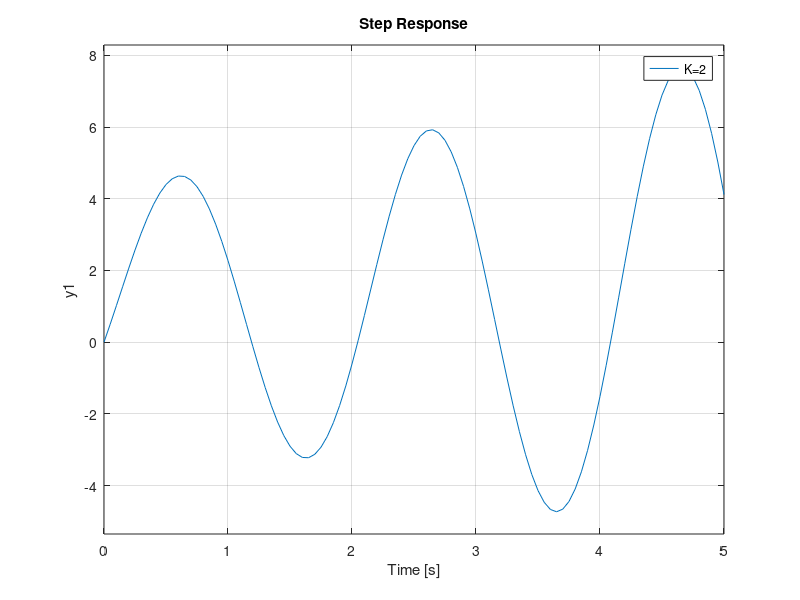

Source code (MATLAB):
s = tf('s')
G = (s + 1) / (s * (0.1*s - 1));
% rlocus(G)
% axis equal
hold on
K = [2,0.5,0.97];
step(feedback(K(1)*G, 1),5);
step(feedback(K(2)*G,1),5);
step(feedback(K(3)*G,1),5);
legend('K=2', 'K=0.5', 'K=0.97');
